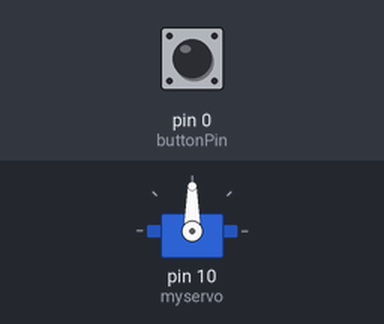
A sketch run on a simulated Arduino Uno, built with avr-gcc and run on an emulated ATmega328P. Parts: servo. The test bench sets the inputs (shaded band); at power-on: pin 0 (buttonPin) LOW.

Above: at 1.2 s.
1.3 s: pin 0 (buttonPin) pulled HIGH for 0.15 s
Timing chart, 0 to 4.3 s (numbered marks = the images above; inputs shaded):
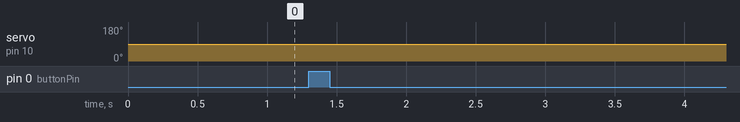

Measured:
- after the input at 1.3 s, servo on pin 10 (myservo): 90° → 89° after 0.05 s

The sketch:

Servo_Demo.ino
```cpp
#include <Servo.h>

Servo myservo;  // create servo object to control a servo

const int buttonPin = 0;

int buttonState;
int buttonPreviousState = LOW;

long buttonLastDebounce = 0;
long debounceDelay = 50;

int potPin = 0;  // analog pin used to connect the potentiometer
int val;    // variable to read the value from the analog pin

void setup()
{
  myservo.attach(10);  // attaches the servo on pin 9 to the servo object
}

void loop()
{
  int buttonReading = digitalRead(buttonPin);

  if(buttonReading != buttonPreviousState){
    buttonLastDebounce = millis();
  }

  if((millis() - buttonLastDebounce) > debounceDelay){
    if(buttonReading != buttonState){
      buttonState = buttonReading;
      if(buttonState == HIGH){
        val = analogRead(potPin);            // reads the value of the potentiometer (value between 0 and 1023)
        val = map(val, 0, 1023, 0, 179);     // scale it to use it with the servo (value between 0 and 180)
        myservo.write(val);                  // sets the servo position according to the scaled value
        delay(15);
      }
    }
  }

  buttonPreviousState = buttonReading;
}
```
